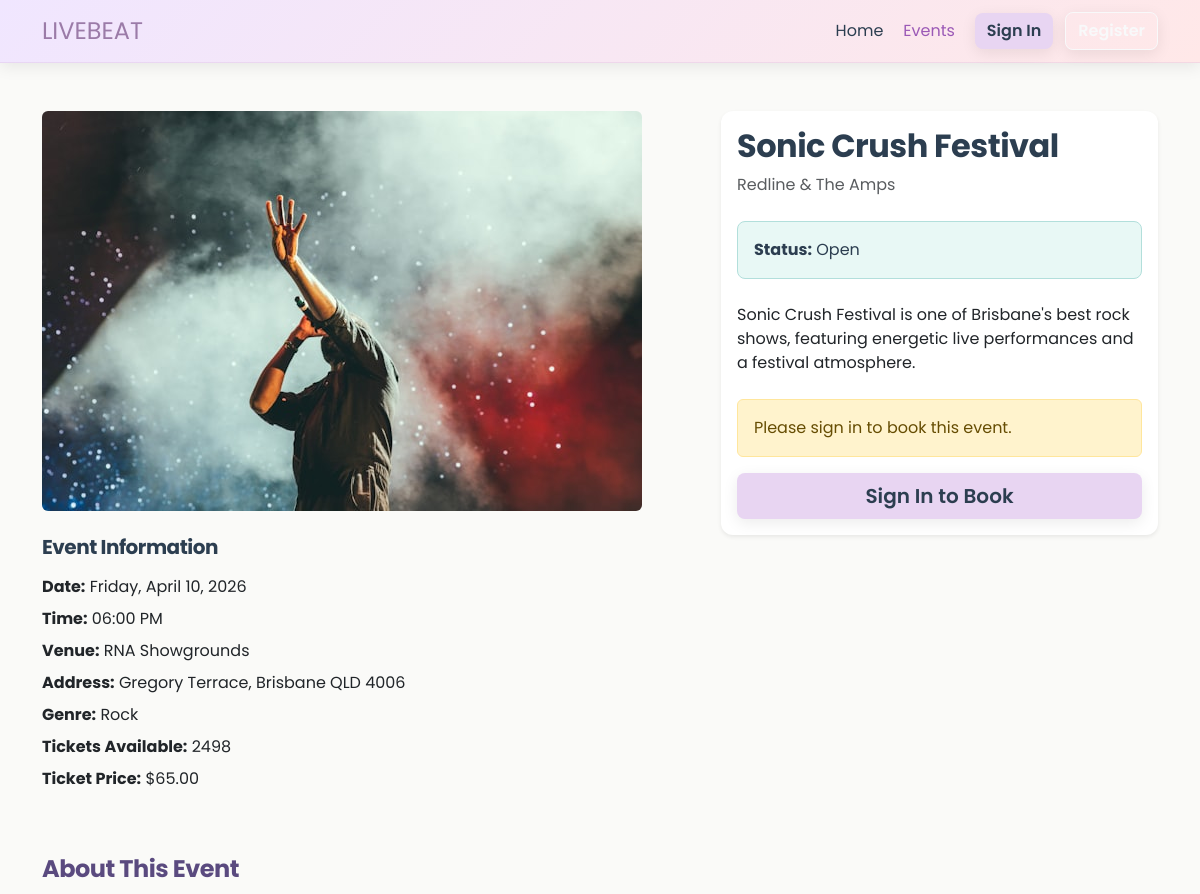
Before: /events/1 (upper part) with the older database file.
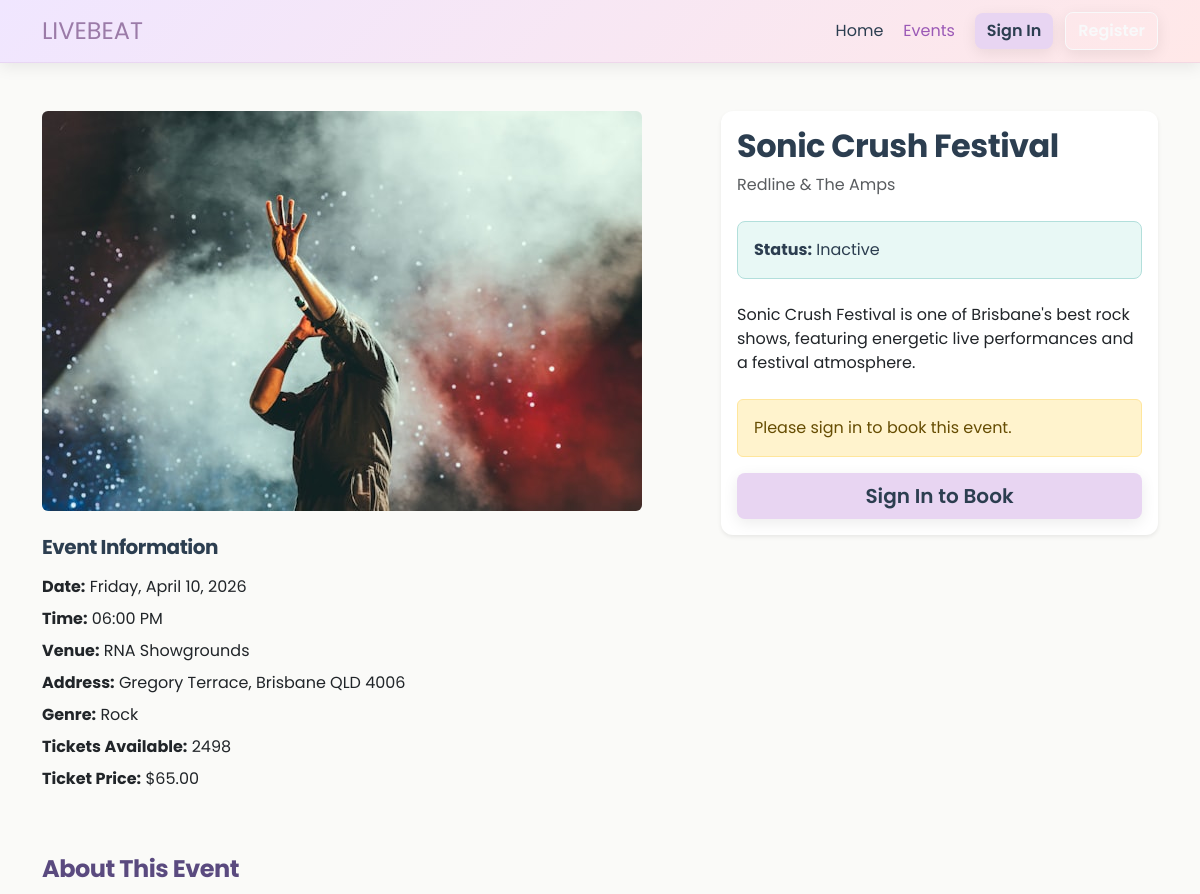
After: the same page with the newer database file.
### livebeat/models.py (models this page shows)
class Event(db.Model):
    id = db.Column(db.Integer, primary_key=True)
    title = db.Column(db.String(100), nullable=False)
    artist = db.Column(db.String(100), nullable=False)
    description = db.Column(db.Text, nullable=False)
    category = db.Column(db.String(50), nullable=False)
    status = db.Column(db.String(20), default="Open")
    capacity = db.Column(db.Integer, nullable=False)
    date = db.Column(db.DateTime, nullable=False)
    venue_name = db.Column(db.String(120), nullable=False)
    venue_address = db.Column(db.String(200), nullable=False)
    ticket_price = db.Column(db.Float, nullable=False)
    acknowledgement = db.Column(db.Text)
    image = db.Column(db.String(200), default="concert1.jpg")
    user_id = db.Column(db.Integer, db.ForeignKey("user.id"))
    bookings = db.relationship("Booking", backref="event", lazy=True)
    comments = db.relationship("Comment", backref="event", lazy=True)

### livebeat/views.py (the view)
@main_bp.route("/events/<int:event_id>", methods=["GET", "POST"])
def event_details(event_id):
    event = Event.query.get_or_404(event_id)
    if event.status not in ("Inactive", "Sold Out", "Cancelled") and event.date < datetime.now():
        event.status = "Inactive"
        db.session.commit()
    comments = Comment.query.filter_by(event_id=event.id).order_by(Comment.date.desc()).all()
    booking_form = BookingForm()
    return render_template(
        "event-details.html",
        event=event,
        comments=comments,
        booking_form=booking_form,
    )

### livebeat/templates/event-details.html (shortened to what this page needs)
{% extends 'base.html' %}
{% block content %}
<section class="py-5">
    <div class="container">
        <div class="row g-5">
            <div class="col-lg-7">
                <img src="{{ url_for('static', filename='images/' ~ event.image) }}" alt="{{ event.title }}"
                    class="img-fluid rounded">
                <div class="mt-4">
                    <h5 class="mb-3">Event Information</h5>
                    <ul class="list-unstyled">
                        <li class="mb-2"><strong>Date:</strong> {{ event.date.strftime('%A, %B %d, %Y') }}</li>
                        <li class="mb-2"><strong>Time:</strong> {{ event.date.strftime('%I:%M %p') }}</li>
                        <li class="mb-2"><strong>Venue:</strong> {{ event.venue_name }}</li>
                        <li class="mb-2"><strong>Address:</strong> {{ event.venue_address }}</li>
                        <li class="mb-2"><strong>Genre:</strong> {{ event.category|capitalize }}</li>
                        <li class="mb-2"><strong>Tickets Available:</strong> {{ event.capacity }}</li>
                        <li class="mb-2"><strong>Ticket Price:</strong> ${{ "%.2f"|format(event.ticket_price) }}</li>
                    </ul>
                </div>
            </div>
            <div class="col-lg-5">
                <div class="card border-0 shadow-sm">
                    <div class="card-body">
                        <h2 class="card-title mb-2">{{ event.title }}</h2>
                        <p class="text-muted mb-4">{{ event.artist }}</p>
                        <div class="alert alert-info mb-4">
                            <strong>Status:</strong> {{ event.status }}
                        </div>
                        <p class="mb-4">{{ event.description }}</p>
                        {% if current_user.is_authenticated %}
                        {% if event.status == "Open" and event.capacity > 0 %}
                        <form method="POST" action="{{ url_for('main.book_event', event_id=event.id) }}">
                            {{ booking_form.hidden_tag() }}
                            <div class="mb-4">
                                <label for="{{ booking_form.ticket_quantity.id }}" class="form-label">
                                    <strong>Ticket quantity:</strong>
                                </label>
                                {{ booking_form.ticket_quantity(
                                class="form-control form-control-lg mb-2",
                                min="1",
                                max=event.capacity,
                                required=True
                                ) }}
                            </div>
                            {{ booking_form.submit(class="btn btn-primary btn-lg w-100 mb-3") }}
                        </form>
                        {% else %}
                        <div class="alert alert-warning mb-0">
                            This event is not currently available for booking.
                        </div>
                        {% endif %}
                        {% else %}
                        <div class="alert alert-warning">Please sign in to book this event.</div>
                        <a href="{{ url_for('auth.login') }}" class="btn btn-primary btn-lg w-100">Sign In to Book</a>
                        {% endif %}
                    </div>
                </div>
            </div>
        </div>
        <div class="row mt-5">
            <div class="col-lg-8">
                <h3 class="mb-3">About This Event</h3>
            </div>
        </div>
    </div>
</section>
{% endblock %}

Changed rows visible on the page:
changed Event "Sonic Crush Festival": status "Open" → "Inactive"
